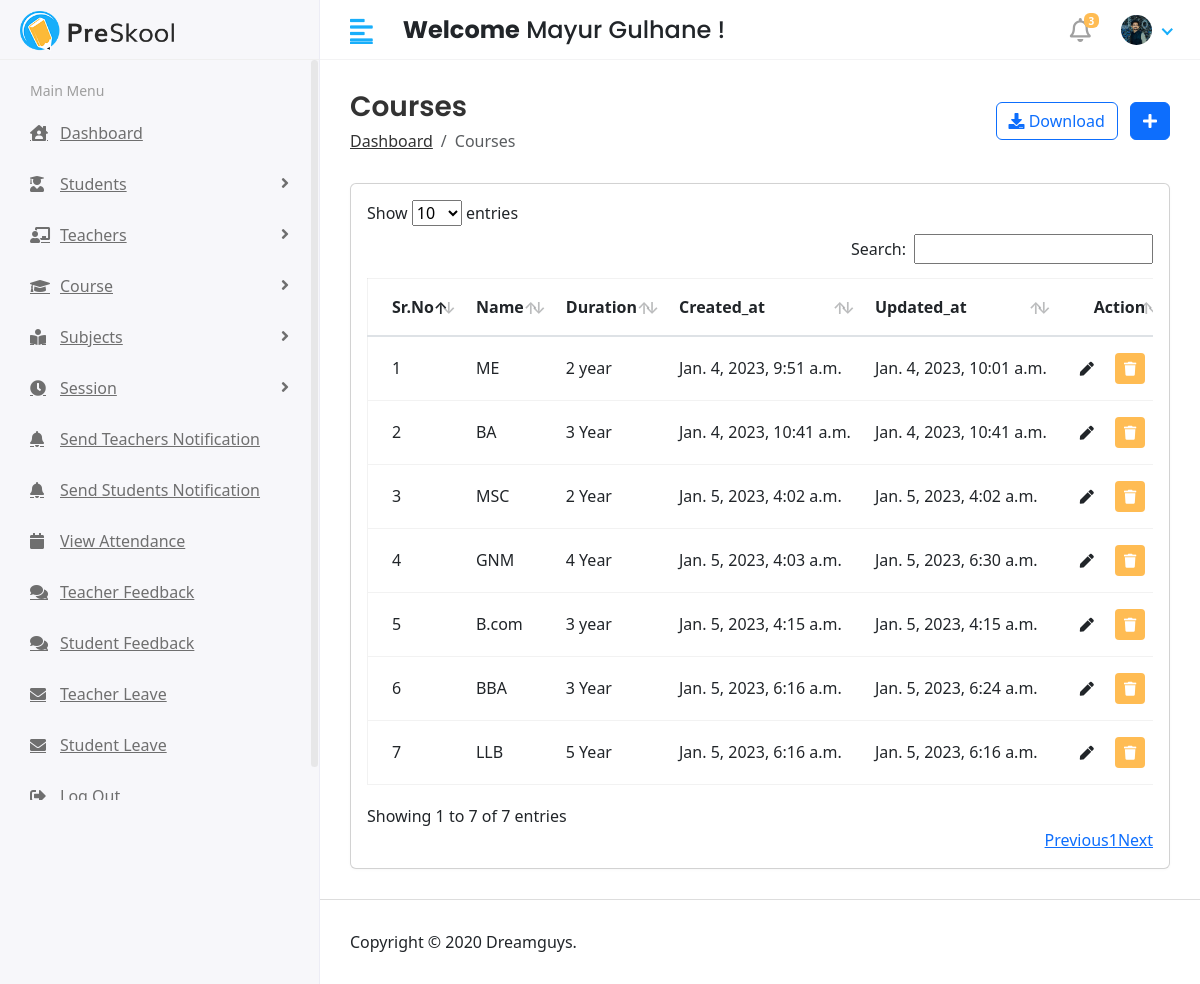
The app's page /hod/course/list (signed in) with its own data.
### app/models.py (models this page shows, shortened)
class CustomUser(AbstractUser):
    USER = (
        (1,'HOD'),
        (2,'TEACHER'),
        (3,'STUDENT'),
    )
    user_type = models.CharField(choices=USER, max_length=50, default=1)
    profile_pic = models.ImageField(upload_to='media/profile_pic')
    dob = models.DateField(max_length=8,default=date.today)
    phone_no = models.CharField(max_length=12)
    address = models.TextField()

class Course(models.Model):
    name = models.CharField(max_length=100)
    duration = models.CharField(max_length=10)
    created_at = models.DateTimeField(auto_now_add=True)
    updated_at = models.DateTimeField(auto_now=True)

### student_management_systems/Hod_Views.py (the view)
# urls.py: path('hod/course/list',Hod_Views.courseList,name='courseList'),
@login_required(login_url='/')
def courseList(request):
    course = Course.objects.all()
    context = {
        'course': course
    }
    return render(request,'Hod/course_list.html',context)

### templates/Hod/course_list.html (shortened to what this page needs)
{% extends 'base.html' %}
{% block content %}
<div class="content container-fluid">
    <div class="page-header">
        <div class="row align-items-center">
            <div class="col">
                <h3 class="page-title">Courses</h3>
                <ul class="breadcrumb">
                    <li class="breadcrumb-item"><a href="index.html">Dashboard</a></li>
                    <li class="breadcrumb-item active">Courses</li>
                </ul>
            </div>
            <div class="col-auto text-right float-right ml-auto">
                <a href="#" class="btn btn-outline-primary mr-2"><i class="fas fa-download"></i> Download</a>
                <a href="{% url 'courseAdd' %}" class="btn btn-primary"><i class="fas fa-plus"></i></a>
            </div>
        </div>
    </div>
    <div class="row">
        <div class="col-sm-12">
            <div class="card card-table">
                <div class="card-body">
                    <div class="table-responsive">
                        <div id="DataTables_Table_0_wrapper" class="dataTables_wrapper dt-bootstrap4 no-footer">
                            <div class="row">
                                <div class="col-sm-12">
                                    <table id="table_id"
                                        class="table table-hover table-center mb-0  dataTable no-footer"
                                        id="DataTables_Table_0" role="grid" aria-describedby="DataTables_Table_0_info">
                                        <thead>
                                            <tr role="row">
                                                <th class="sorting_asc" tabindex="0" aria-controls="DataTables_Table_0"
                                                    rowspan="1" colspan="1" aria-sort="ascending"
                                                    aria-label="ID: activate to sort column descending"
                                                    style="width: 87.125px;">Sr.No</th>
                                                <th class="sorting" tabindex="0" aria-controls="DataTables_Table_0"
                                                    rowspan="1" colspan="1"
                                                    aria-label="Name: activate to sort column ascending"
                                                    style="width: 150.3px;">Name</th>
                                                <th class="sorting" tabindex="0" aria-controls="DataTables_Table_0"
                                                    rowspan="1" colspan="1"
                                                    aria-label="HOD: activate to sort column ascending"
                                                    style="width: 101.925px;">Duration</th>
                                                <th class="sorting" tabindex="0" aria-controls="DataTables_Table_0"
                                                    rowspan="1" colspan="1"
                                                    aria-label="Started Year: activate to sort column ascending"
                                                    style="width: 140.225px;">Created_at</th>
                                                <th class="sorting" tabindex="0" aria-controls="DataTables_Table_0"
                                                    rowspan="1" colspan="1"
                                                    aria-label="No of Students: activate to sort column ascending"
                                                    style="width: 80.113px;">Updated_at</th>
                                                <th class="text-right sorting" tabindex="0"
                                                    aria-controls="DataTables_Table_0" rowspan="1" colspan="1"
                                                    aria-label="Action: activate to sort column ascending"
                                                    style="width: 107.512px;">Action</th>
                                            </tr>
                                        </thead>
                                        <tbody>
                                            {% for i in course %}
                                            <tr role="row" class="odd">
                                                <td class="sorting_1">{{forloop.counter}}</td>
                                                <td> {{i.name}} </td>
                                                <td class="sorting_1">{{i.duration}}</td>
                                                <td class="sorting_1">{{i.created_at}}</td>
                                                <td class="sorting_1">{{i.updated_at}}</td>
                                                <td class="text-right">
                                                    <div class="actions">
                                                        <a href="{% url 'courseEdit' i.id %}"
                                                            class="btn btn-sm bg-success-light mr-2">
                                                            <i class="fas fa-pen"></i>
                                                        </a>
                                                        <a href="{% url 'courseDelete' i.id %}"
                                                            class="btn btn-sm bg-danger-light">
                                                            <i class="fas fa-trash"></i>
                                                        </a>
                                                    </div>
                                                </td>
                                            </tr>
                                            {% endfor %}
                                        </tbody>
                                    </table>
                                </div>
                            </div>
                        </div>
                    </div>
                </div>
            </div>
        </div>
    </div>
</div>
{% endblock content %}

### templates/includes/header.html (shortened to what this page needs)
{% load static %}
<div class="header">
    <div class="header-left">
        <a href="index.html" class="logo">
            <img src="{% static 'assets/img/logo.png' %}" alt="Logo">
        </a>
    </div>
    <a href="javascript:void(0);" id="toggle_btn">
        <i class="fas fa-align-left"></i>
    </a>
    <div class="top-nav-search mt-3">
        <h4><strong>Welcome</strong><span> {{user.first_name}} {{user.last_name}} !</span></h4>
    </div>
    <ul class="nav user-menu">
        <li class="nav-item dropdown noti-dropdown">
            <a href="#" class="dropdown-toggle nav-link" data-toggle="dropdown">
                <i class="far fa-bell"></i> <span class="badge badge-pill">3</span>
            </a>
        </li>
        <li class="nav-item dropdown has-arrow">
            <a href="#" class="dropdown-toggle nav-link" data-toggle="dropdown">
                <span class="user-img">
                    {% if user.profile_pic == "" %}
                    <img class="rounded-circle" src="/media/profile_pic/avtar.JPEG" width="31"
                        alt="{{user.first_name}}">
                    {% else %}
                    <img class="rounded-circle" src="/{{user.profile_pic}}" width="31" alt="{{user.first_name}}
                        {{user.last_name}}">
                    {% endif %}</span>
            </a>
        </li>
    </ul>
</div>

### static/assets/css/style.css (style rules this page uses)
html { height: 100%; }
body { background-color: #fff; color: #333; font-family: 'Poppins', sans-serif; font-size: 1rem; height: 100%; line-height: 1.5; overflow-x: hidden; }
h1, h2, h3, h4, h5, h6 { font-family: 'Poppins', sans-serif; margin-top: 0; }
a { color: #009ce7; }
input, button, a { transition: all 0.4s ease; -moz-transition: all 0.4s ease; -o-transition: all 0.4s ease; -ms-transition: all 0.4s ease; -webkit-transition: all 0.4s ease; }
ul, ol { padding: 0px; list-style: none; }
.table { color: #333; max-width: 100%; margin-bottom: 0; width: 100%; }
.table.dataTable { border-collapse: collapse !important; border: 1px solid rgba(0, 0, 0, 0.05); }
.table thead tr th { font-weight: 600; }
.table tbody tr { border-bottom: 1px solid rgba(0, 0, 0, 0.05); }
.table.table-center td, .table.table-center th { vertical-align: middle; }
.card-table .card-body .table > thead > tr > th { border-top: 0; }
.card-table .card-body .table tr td:first-child, .card-table .card-body .table tr th:first-child { padding-left: 1.5rem; }
.card-table .card-body .table tr td:last-child, .card-table .card-body .table tr th:last-child { padding-right: 1.5rem; }
.card-table .table td, .card-table .table th { border-top: 1px solid #e2e5e8; padding: 1rem 0.75rem; white-space: nowrap; }
.btn-primary { background-color: #FFBC53; border: 1px solid #FFBC53; }
.btn-outline-primary { color: #FFBC53; border-color: #FFBC53; }
.card { border: 1px solid #ececf5; box-shadow: 0 1px 3px 0 rgba(0, 0, 0, 0.03); margin-bottom: 1.875rem; }
.card-body { padding: 1.5rem; }
.bg-danger-light { background-color:#FFBC53 !important; color:#fff !important; }
.bg-success-light { background-color: #18aefa; color: #fff; }
.header { background-color: #fff; border-bottom: 1px solid #f3f3f4; left: 0; position: fixed; right: 0; top: 0; z-index: 1001; height: 60px; }
.header .header-left { float: left; height: 60px; padding: 0 20px; position: relative; width: 320px; z-index: 1; transition: all 0.2s ease-in-out; background-color: #f7f7fa; border-bottom: 1px solid #efefef; border-right: 1px solid #ececf5; display: flex; align-items: center; }
.header .header-left .logo { display: inline-block; line-height: 60px; }
.header .header-left .logo img { max-height: 40px; width: auto; }
.header .dropdown-toggle:after { display: none; }
.header .has-arrow .dropdown-toggle:after { border-top: 0; border-left: 0; border-bottom: 2px solid #18aefa; border-right: 2px solid #18aefa; content: ''; height: 8px; display: inline-block; pointer-events: none; -webkit-transform-origin: 66% 66%; -ms-transform-origin: 66% 66%; transform-origin: 66% 66%; -webkit-transform: rotate(45deg); -ms-transform: rotate(45deg); transform: rotate(45deg); -webkit-transition: all 0.15s ease-in-out; transition: all 0.15s ease-in-out; width: 8px; vertical-align: 0px; }
.user-menu { float: right; margin: 0; position: relative; z-index: 99; padding-right: 15px; }
.user-menu.nav > li > a { color: #a0a0a0; font-size: 14px; line-height: 58px; padding: 0 15px; height: 60px; }
.user-img { margin-right: 3px; position: relative; }
.top-nav-search { float: left; margin-left: 15px; }
.page-wrapper > .content { padding: 1.875rem 1.875rem 0; }
.page-header { margin-bottom: 1.875rem; }
.page-header .breadcrumb { background-color: transparent; color: #6c757d; font-size: 1rem; font-weight: 500; margin-bottom: 0; padding: 0; }
.page-header .breadcrumb a { color: #333; }
.page-title { font-size: 28px; font-weight: 600; color: #333; margin-bottom: 5px; }
.user-menu.nav > li > a .badge { background-color: #FFBC53; display: block; font-size: 10px; font-weight: bold; height: 15px; width: 15px; position: absolute; right: 7px; top: 13px; color: #fff; padding: 3px; }
.user-menu.nav > li > a > i { font-size: 1.5rem; line-height: 60px; }
@media (min-width: 992px) { #toggle_btn { align-items: center; color: #18aefa; display: inline-flex; float: left; font-size: 26px; height: 60px; justify-content: center; margin-left: 15px; padding: 0 15px; } }

### records on screen
CustomUser: first_name "Mayur", last_name "Gulhane", profile_pic (picture)
Course: name "ME", duration "2 year", created_at "Jan. 4, 2023, 9:51 a.m.", updated_at "Jan. 4, 2023, 10:01 a.m."
Course: name "BA", duration "3 Year", created_at "Jan. 4, 2023, 10:41 a.m.", updated_at "Jan. 4, 2023, 10:41 a.m."
Course: name "MSC", duration "2 Year", created_at "Jan. 5, 2023, 4:02 a.m.", updated_at "Jan. 5, 2023, 4:02 a.m."
Course: name "GNM", duration "4 Year", created_at "Jan. 5, 2023, 4:03 a.m.", updated_at "Jan. 5, 2023, 6:30 a.m."
Course: name "B.com", duration "3 year", created_at "Jan. 5, 2023, 4:15 a.m.", updated_at "Jan. 5, 2023, 4:15 a.m."
Course: name "BBA", duration "3 Year", created_at "Jan. 5, 2023, 6:16 a.m.", updated_at "Jan. 5, 2023, 6:24 a.m."
Course: name "LLB", duration "5 Year", created_at "Jan. 5, 2023, 6:16 a.m.", updated_at "Jan. 5, 2023, 6:16 a.m."
